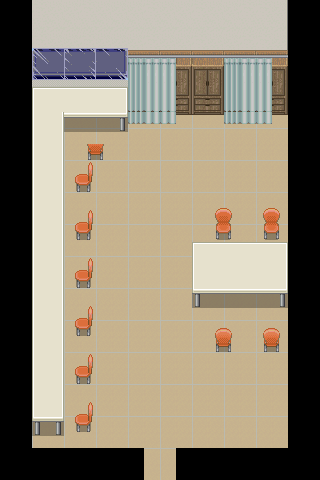

A 2D game scene composited from a Tiled map and its tileset images. What follows is a short description and the map's XML, with each tile layer's data collapsed to a summary:
An orthogonal 20x30 tile map with 16x16 px tiles, 7 tile layers (Base, MonoShita, MonoChu, MonoUe, ...), 4 tilesets and 6 objects.

<map version="1.0" orientation="orthogonal" renderorder="right-down" width="20" height="30" tilewidth="16" tileheight="16" nextobjectid="7">
 <tileset firstgid="1" name="ST-Fdshop-I01" tilewidth="16" tileheight="16" tilecount="1440" columns="16">
  <image source="ST-Fdshop-I01.png" width="256" height="1440" />
 </tileset>
 <tileset firstgid="1441" name="ST-Town-I01" tilewidth="16" tileheight="16" tilecount="1600" columns="16">
  <image source="ST-Town-I01.png" width="256" height="1600" />
 </tileset>
 <tileset firstgid="3041" name="ST-Fdshop-I01" tilewidth="16" tileheight="16" tilecount="1440" columns="16">
  <image source="ST-Fdshop-I01.png" width="256" height="1440" />
 </tileset>
 <tileset firstgid="4481" name="chip10e_glas" tilewidth="16" tileheight="16" tilecount="480" columns="30">
  <image source="chip10e_glas.png" width="480" height="256" />
 </tileset>
 <layer name="Base" width="20" height="30">
  <properties>
   <property name="z" value="-11" />
  </properties>
  <data>[600 cells, 452 non-empty, 28 distinct tile ids]</data>
 </layer>
 <layer name="MonoShita" width="20" height="30">
  <properties>
   <property name="z" value="-11" />
  </properties>
  <data>[600 cells, 50 non-empty, 10 distinct tile ids]</data>
 </layer>
 <layer name="MonoChu" width="20" height="30">
  <properties>
   <property name="z" value="-11" />
  </properties>
  <data>[600 cells, 34 non-empty, 22 distinct tile ids]</data>
 </layer>
 <layer name="MonoUe" width="20" height="30">
  <properties>
   <property name="z" value="-11" />
  </properties>
  <data>[600 cells, 126 non-empty, 54 distinct tile ids]</data>
 </layer>
 <layer name="MonoUe2" width="20" height="30">
  <properties>
   <property name="z" value="-11" />
  </properties>
  <data>[600 cells, 12 non-empty, 6 distinct tile ids]</data>
 </layer>
 <layer name="MonoUe3" width="20" height="30">
  <properties>
   <property name="z" value="-11" />
  </properties>
  <data>[600 cells, 12 non-empty, 10 distinct tile ids]</data>
 </layer>
 <objectgroup name="collision">
  <object id="1" x="0" y="0" width="320" height="128" />
  <object id="2" x="0" y="128" width="64" height="352" />
  <object id="3" x="64" y="448" width="80" height="32" />
  <object id="4" x="288" y="128" width="32" height="352" />
  <object id="5" x="176" y="448" width="112" height="32" />
  <object id="6" x="192" y="240" width="96" height="64" />
 </objectgroup>
 <layer name="CharaUe" width="20" height="30">
  <data>[600 cells, 8 non-empty, 4 distinct tile ids]</data>
 </layer>
</map>
